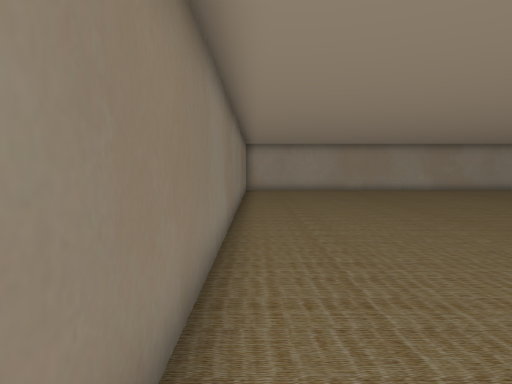
View 1 (above)

17 first-person views from a walk through a scene from a Unity 3-D project. The camera is 1.4 m above the floor, tilts 4° down and sees 75° across. The floor is counted in squares, 1 m on a side. Each view is taken from the middle of a square. On the plan, view 1 faces up. The plan holds only what a view shows up to about 15 squares ahead; the rest is blank.

View 2
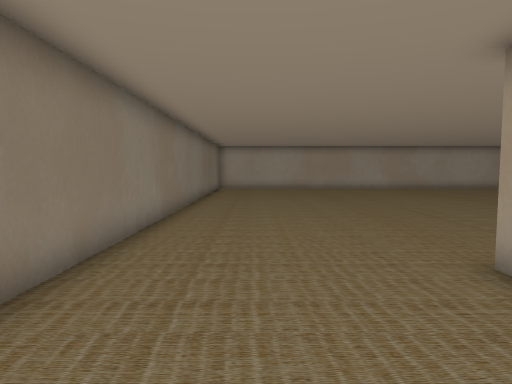

View 3
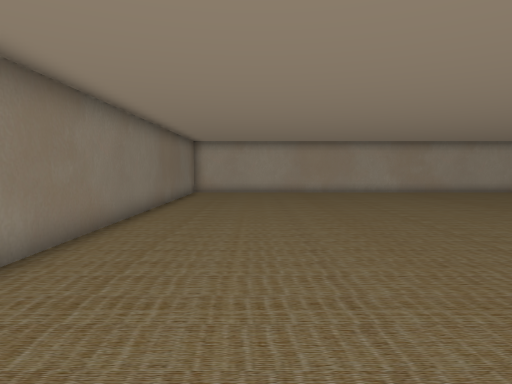

View 4
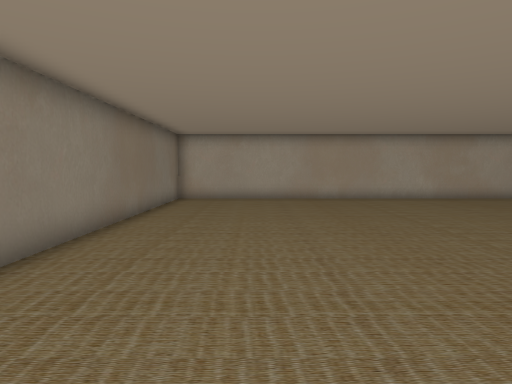

View 5
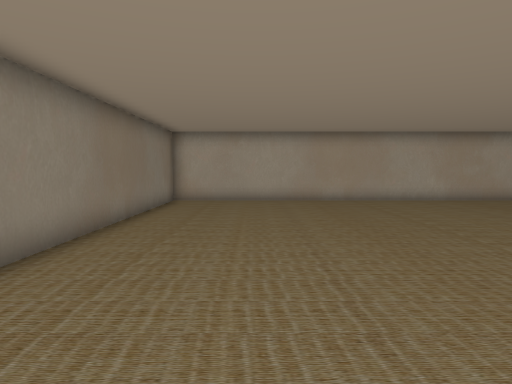

View 6
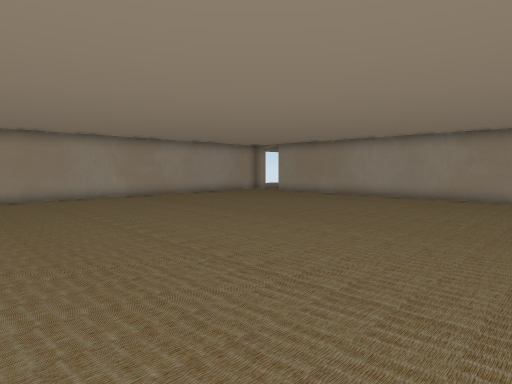

View 7
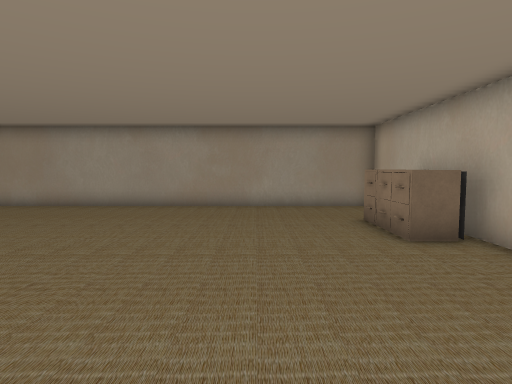

View 8
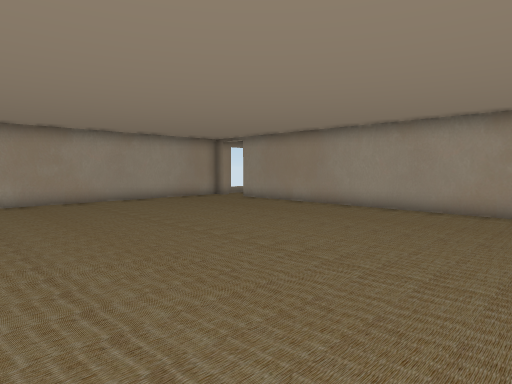

View 9
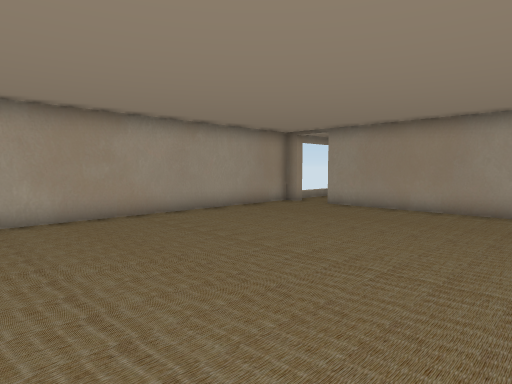

View 10
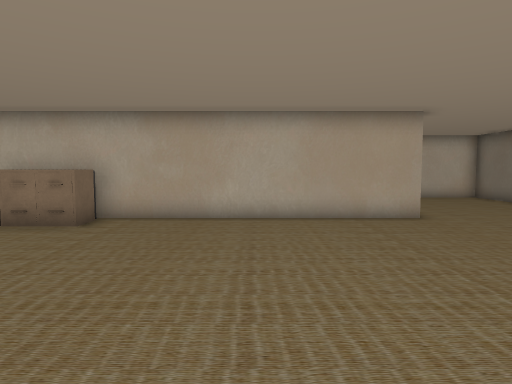

View 11
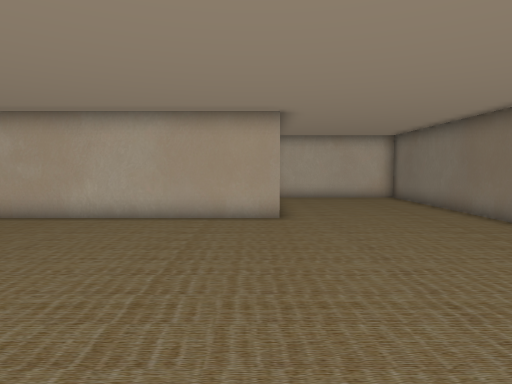

View 12
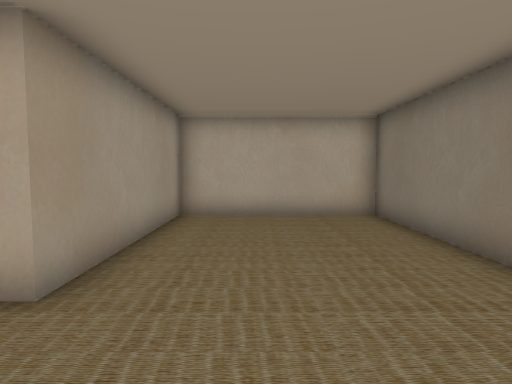

View 13
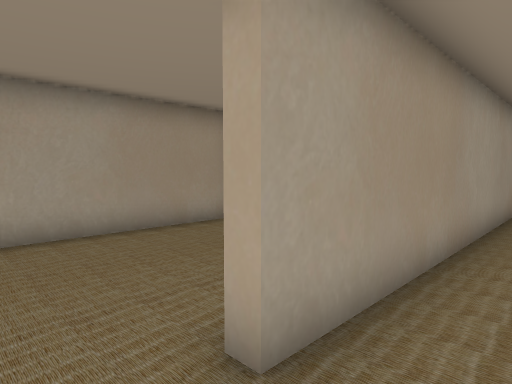

View 14
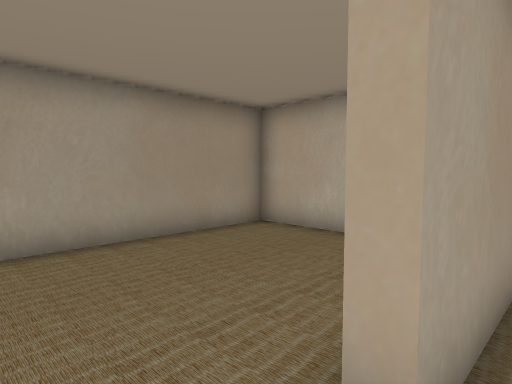

View 15
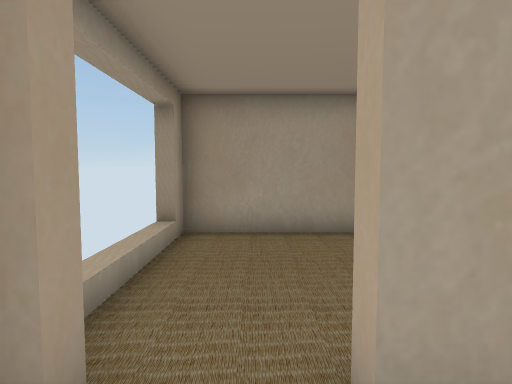

View 16
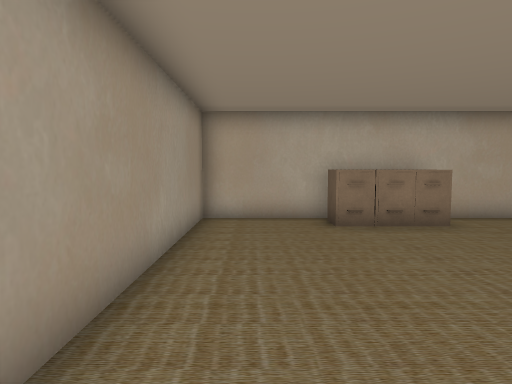

View 17
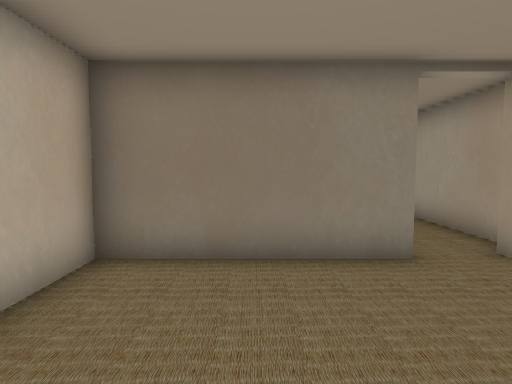

### Floor plan
Points are (right, up) in squares from view 1. A wall is a line through its corners. A room is listed if a view was taken in it or the views show most of it. See-through windows are left out.
Room 1 (views 1, 2, 3, 4, 5, 6, 7, 8, 9, 10, 11, 12, 13, 14, 15, 16)
walls: (21, 21) (20.5, 21) (20.5, 21.6) (-0.6, 21.6) (-0.6, -4.2) (5.3, -4.2) (5.3, 2.6) (20.5, 2.6) (20.5, 19.4) (20.9, 19.4)
ways out: opening at (21, 20.5) to room 2
objects: other object (15, 4); other object (16, 4); other object (17, 3) to (17, 4)
Room 2 (view 17)
walls: (20.9, 19.4) (20.9, 14.5) (26.3, 14.5) (26.3, 21.6) (25.6, 21.6)
ways out: opening at (21, 20.5) to room 1

Where each view was taken, in squares from view 1:
view 1: 0 up, 0 right, facing up
view 2: 2 down, 2 right, facing up
view 3: 2 up, 3 right, facing up
view 4: 6 up, 3 right, facing up
view 5: 7 up, 3 right, facing up
view 6: 5 up, 4 right, facing up-right
view 7: 7 up, 8 right, facing right
view 8: 7 up, 9 right, facing up-right
view 9: 12 up, 9 right, facing up-right
view 10: 12 up, 10 right, facing down
view 11: 12 up, 6 right, facing down
view 12: 6 up, 3 right, facing down
view 13: 21 up, 19 right, facing down-right
view 14: 21 up, 20 right, facing down-right
view 15: 20 up, 19 right, facing right
view 16: 12 up, 19 right, facing down
view 17: 17 up, 26 right, facing left
